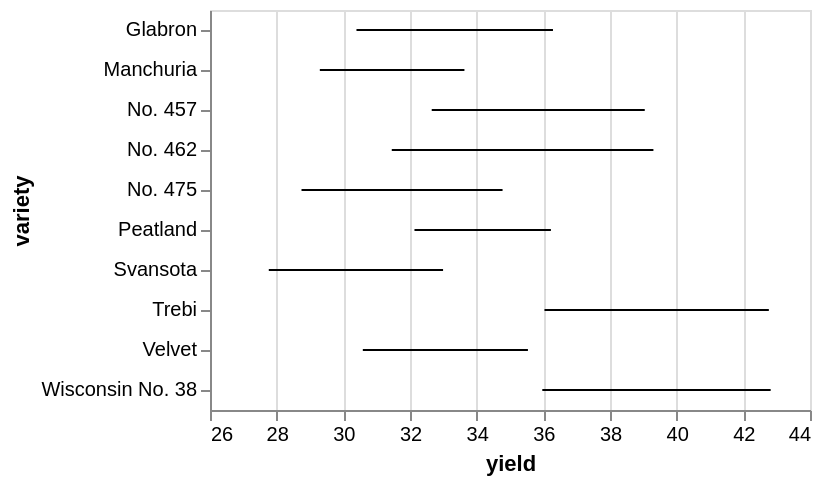

Write the Vega-Lite specification saved for this chart.
### Vega-Lite specification from a JSON file in a GitHub repository (floating-point values rounded to 4 significant figures)
{"$schema": "https://vega.github.io/schema/vega-lite/v4.json", "data": {"values": [{"yield": 27, "variety": "Manchuria", "year": 1931, "site": "University Farm"}, {"yield": 48.87, "variety": "Manchuria", "year": 1931, "site": "Waseca"}, {"yield": 27.43, "variety": "Manchuria", "year": 1931, "site": "Morris"}, {"yield": 39.93, "variety": "Manchuria", "year": 1931, "site": "Crookston"}, {"yield": 32.97, "variety": "Manchuria", "year": 1931, "site": "Grand Rapids"}, {"yield": 28.97, "variety": "Manchuria", "year": 1931, "site": "Duluth"}, {"yield": 43.07, "variety": "Glabron", "year": 1931, "site": "University Farm"}, {"yield": 55.2, "variety": "Glabron", "year": 1931, "site": "Waseca"}, {"yield": 28.77, "variety": "Glabron", "year": 1931, "site": "Morris"}, {"yield": 38.13, "variety": "Glabron", "year": 1931, "site": "Crookston"}, {"yield": 29.13, "variety": "Glabron", "year": 1931, "site": "Grand Rapids"}, {"yield": 29.67, "variety": "Glabron", "year": 1931, "site": "Duluth"}, {"yield": 35.13, "variety": "Svansota", "year": 1931, "site": "University Farm"}, {"yield": 47.33, "variety": "Svansota", "year": 1931, "site": "Waseca"}, {"yield": 25.77, "variety": "Svansota", "year": 1931, "site": "Morris"}, {"yield": 40.47, "variety": "Svansota", "year": 1931, "site": "Crookston"}, {"yield": 29.67, "variety": "Svansota", "year": 1931, "site": "Grand Rapids"}, {"yield": 25.7, "variety": "Svansota", "year": 1931, "site": "Duluth"}, {"yield": 39.9, "variety": "Velvet", "year": 1931, "site": "University Farm"}, {"yield": 50.23, "variety": "Velvet", "year": 1931, "site": "Waseca"}, {"yield": 26.13, "variety": "Velvet", "year": 1931, "site": "Morris"}, {"yield": 41.33, "variety": "Velvet", "year": 1931, "site": "Crookston"}, {"yield": 23.03, "variety": "Velvet", "year": 1931, "site": "Grand Rapids"}, {"yield": 26.3, "variety": "Velvet", "year": 1931, "site": "Duluth"}, {"yield": 36.57, "variety": "Trebi", "year": 1931, "site": "University Farm"}, {"yield": 63.83, "variety": "Trebi", "year": 1931, "site": "Waseca"}, {"yield": 43.77, "variety": "Trebi", "year": 1931, "site": "Morris"}, {"yield": 46.93, "variety": "Trebi", "year": 1931, "site": "Crookston"}, {"yield": 29.77, "variety": "Trebi", "year": 1931, "site": "Grand Rapids"}, {"yield": 33.93, "variety": "Trebi", "year": 1931, "site": "Duluth"}, {"yield": 43.27, "variety": "No. 457", "year": 1931, "site": "University Farm"}, {"yield": 58.1, "variety": "No. 457", "year": 1931, "site": "Waseca"}, {"yield": 28.7, "variety": "No. 457", "year": 1931, "site": "Morris"}, {"yield": 45.67, "variety": "No. 457", "year": 1931, "site": "Crookston"}, {"yield": 32.17, "variety": "No. 457", "year": 1931, "site": "Grand Rapids"}, {"yield": 33.6, "variety": "No. 457", "year": 1931, "site": "Duluth"}, {"yield": 36.6, "variety": "No. 462", "year": 1931, "site": "University Farm"}, {"yield": 65.77, "variety": "No. 462", "year": 1931, "site": "Waseca"}, {"yield": 30.37, "variety": "No. 462", "year": 1931, "site": "Morris"}, {"yield": 48.57, "variety": "No. 462", "year": 1931, "site": "Crookston"}, {"yield": 24.93, "variety": "No. 462", "year": 1931, "site": "Grand Rapids"}, {"yield": 28.1, "variety": "No. 462", "year": 1931, "site": "Duluth"}, {"yield": 32.77, "variety": "Peatland", "year": 1931, "site": "University Farm"}, {"yield": 48.57, "variety": "Peatland", "year": 1931, "site": "Waseca"}, {"yield": 29.87, "variety": "Peatland", "year": 1931, "site": "Morris"}, {"yield": 41.6, "variety": "Peatland", "year": 1931, "site": "Crookston"}, {"yield": 34.7, "variety": "Peatland", "year": 1931, "site": "Grand Rapids"}, {"yield": 32, "variety": "Peatland", "year": 1931, "site": "Duluth"}, {"yield": 24.67, "variety": "No. 475", "year": 1931, "site": "University Farm"}, {"yield": 46.77, "variety": "No. 475", "year": 1931, "site": "Waseca"}, {"yield": 22.6, "variety": "No. 475", "year": 1931, "site": "Morris"}, {"yield": 44.1, "variety": "No. 475", "year": 1931, "site": "Crookston"}, {"yield": 19.7, "variety": "No. 475", "year": 1931, "site": "Grand Rapids"}, {"yield": 33.07, "variety": "No. 475", "year": 1931, "site": "Duluth"}, {"yield": 39.3, "variety": "Wisconsin No. 38", "year": 1931, "site": "University Farm"}, {"yield": 58.8, "variety": "Wisconsin No. 38", "year": 1931, "site": "Waseca"}, {"yield": 29.47, "variety": "Wisconsin No. 38", "year": 1931, "site": "Morris"}, {"yield": 49.87, "variety": "Wisconsin No. 38", "year": 1931, "site": "Crookston"}, {"yield": 34.47, "variety": "Wisconsin No. 38", "year": 1931, "site": "Grand Rapids"}, {"yield": 31.6, "variety": "Wisconsin No. 38", "year": 1931, "site": "Duluth"}, {"yield": 26.9, "variety": "Manchuria", "year": 1932, "site": "University Farm"}, {"yield": 33.47, "variety": "Manchuria", "year": 1932, "site": "Waseca"}, {"yield": 34.37, "variety": "Manchuria", "year": 1932, "site": "Morris"}, {"yield": 32.97, "variety": "Manchuria", "year": 1932, "site": "Crookston"}, {"yield": 22.13, "variety": "Manchuria", "year": 1932, "site": "Grand Rapids"}, {"yield": 22.57, "variety": "Manchuria", "year": 1932, "site": "Duluth"}, {"yield": 36.8, "variety": "Glabron", "year": 1932, "site": "University Farm"}, {"yield": 37.73, "variety": "Glabron", "year": 1932, "site": "Waseca"}, {"yield": 35.13, "variety": "Glabron", "year": 1932, "site": "Morris"}, {"yield": 26.17, "variety": "Glabron", "year": 1932, "site": "Crookston"}, {"yield": 14.43, "variety": "Glabron", "year": 1932, "site": "Grand Rapids"}, {"yield": 25.87, "variety": "Glabron", "year": 1932, "site": "Duluth"}, {"yield": 27.43, "variety": "Svansota", "year": 1932, "site": "University Farm"}, {"yield": 38.5, "variety": "Svansota", "year": 1932, "site": "Waseca"}, {"yield": 35.03, "variety": "Svansota", "year": 1932, "site": "Morris"}, {"yield": 20.63, "variety": "Svansota", "year": 1932, "site": "Crookston"}, {"yield": 16.63, "variety": "Svansota", "year": 1932, "site": "Grand Rapids"}, {"yield": 22.23, "variety": "Svansota", "year": 1932, "site": "Duluth"}, {"yield": 26.8, "variety": "Velvet", "year": 1932, "site": "University Farm"}, {"yield": 37.4, "variety": "Velvet", "year": 1932, "site": "Waseca"}, {"yield": 38.83, "variety": "Velvet", "year": 1932, "site": "Morris"}, {"yield": 32.07, "variety": "Velvet", "year": 1932, "site": "Crookston"}, {"yield": 32.23, "variety": "Velvet", "year": 1932, "site": "Grand Rapids"}, {"yield": 22.47, "variety": "Velvet", "year": 1932, "site": "Duluth"}, {"yield": 29.07, "variety": "Trebi", "year": 1932, "site": "University Farm"}, {"yield": 49.23, "variety": "Trebi", "year": 1932, "site": "Waseca"}, {"yield": 46.63, "variety": "Trebi", "year": 1932, "site": "Morris"}, {"yield": 41.83, "variety": "Trebi", "year": 1932, "site": "Crookston"}, {"yield": 20.63, "variety": "Trebi", "year": 1932, "site": "Grand Rapids"}, {"yield": 30.6, "variety": "Trebi", "year": 1932, "site": "Duluth"}, {"yield": 26.43, "variety": "No. 457", "year": 1932, "site": "University Farm"}, {"yield": 42.2, "variety": "No. 457", "year": 1932, "site": "Waseca"}, {"yield": 43.53, "variety": "No. 457", "year": 1932, "site": "Morris"}, {"yield": 34.33, "variety": "No. 457", "year": 1932, "site": "Crookston"}, {"yield": 19.47, "variety": "No. 457", "year": 1932, "site": "Grand Rapids"}, {"yield": 22.7, "variety": "No. 457", "year": 1932, "site": "Duluth"}, {"yield": 25.57, "variety": "No. 462", "year": 1932, "site": "University Farm"}, {"yield": 44.7, "variety": "No. 462", "year": 1932, "site": "Waseca"}, {"yield": 47, "variety": "No. 462", "year": 1932, "site": "Morris"}, {"yield": 30.53, "variety": "No. 462", "year": 1932, "site": "Crookston"}, {"yield": 19.9, "variety": "No. 462", "year": 1932, "site": "Grand Rapids"}, {"yield": 22.5, "variety": "No. 462", "year": 1932, "site": "Duluth"}, {"yield": 28.07, "variety": "Peatland", "year": 1932, "site": "University Farm"}, {"yield": 36.03, "variety": "Peatland", "year": 1932, "site": "Waseca"}, {"yield": 43.2, "variety": "Peatland", "year": 1932, "site": "Morris"}, {"yield": 25.23, "variety": "Peatland", "year": 1932, "site": "Crookston"}, {"yield": 26.77, "variety": "Peatland", "year": 1932, "site": "Grand Rapids"}, {"yield": 31.37, "variety": "Peatland", "year": 1932, "site": "Duluth"}, {"yield": 30, "variety": "No. 475", "year": 1932, "site": "University Farm"}, {"yield": 41.27, "variety": "No. 475", "year": 1932, "site": "Waseca"}, {"yield": 44.23, "variety": "No. 475", "year": 1932, "site": "Morris"}, {"yield": 32.13, "variety": "No. 475", "year": 1932, "site": "Crookston"}, {"yield": 15.23, "variety": "No. 475", "year": 1932, "site": "Grand Rapids"}, {"yield": 27.37, "variety": "No. 475", "year": 1932, "site": "Duluth"}, {"yield": 38, "variety": "Wisconsin No. 38", "year": 1932, "site": "University Farm"}, {"yield": 58.17, "variety": "Wisconsin No. 38", "year": 1932, "site": "Waseca"}, {"yield": 47.17, "variety": "Wisconsin No. 38", "year": 1932, "site": "Morris"}, {"yield": 35.9, "variety": "Wisconsin No. 38", "year": 1932, "site": "Crookston"}, {"yield": 20.67, "variety": "Wisconsin No. 38", "year": 1932, "site": "Grand Rapids"}, {"yield": 29.33, "variety": "Wisconsin No. 38", "year": 1932, "site": "Duluth"}]}, "mark": "errorbar", "encoding": {"x": {"field": "yield", "type": "quantitative", "scale": {"zero": false}}, "y": {"field": "variety", "type": "ordinal"}, "tooltip": {"field": "variety", "type": "ordinal"}}}
